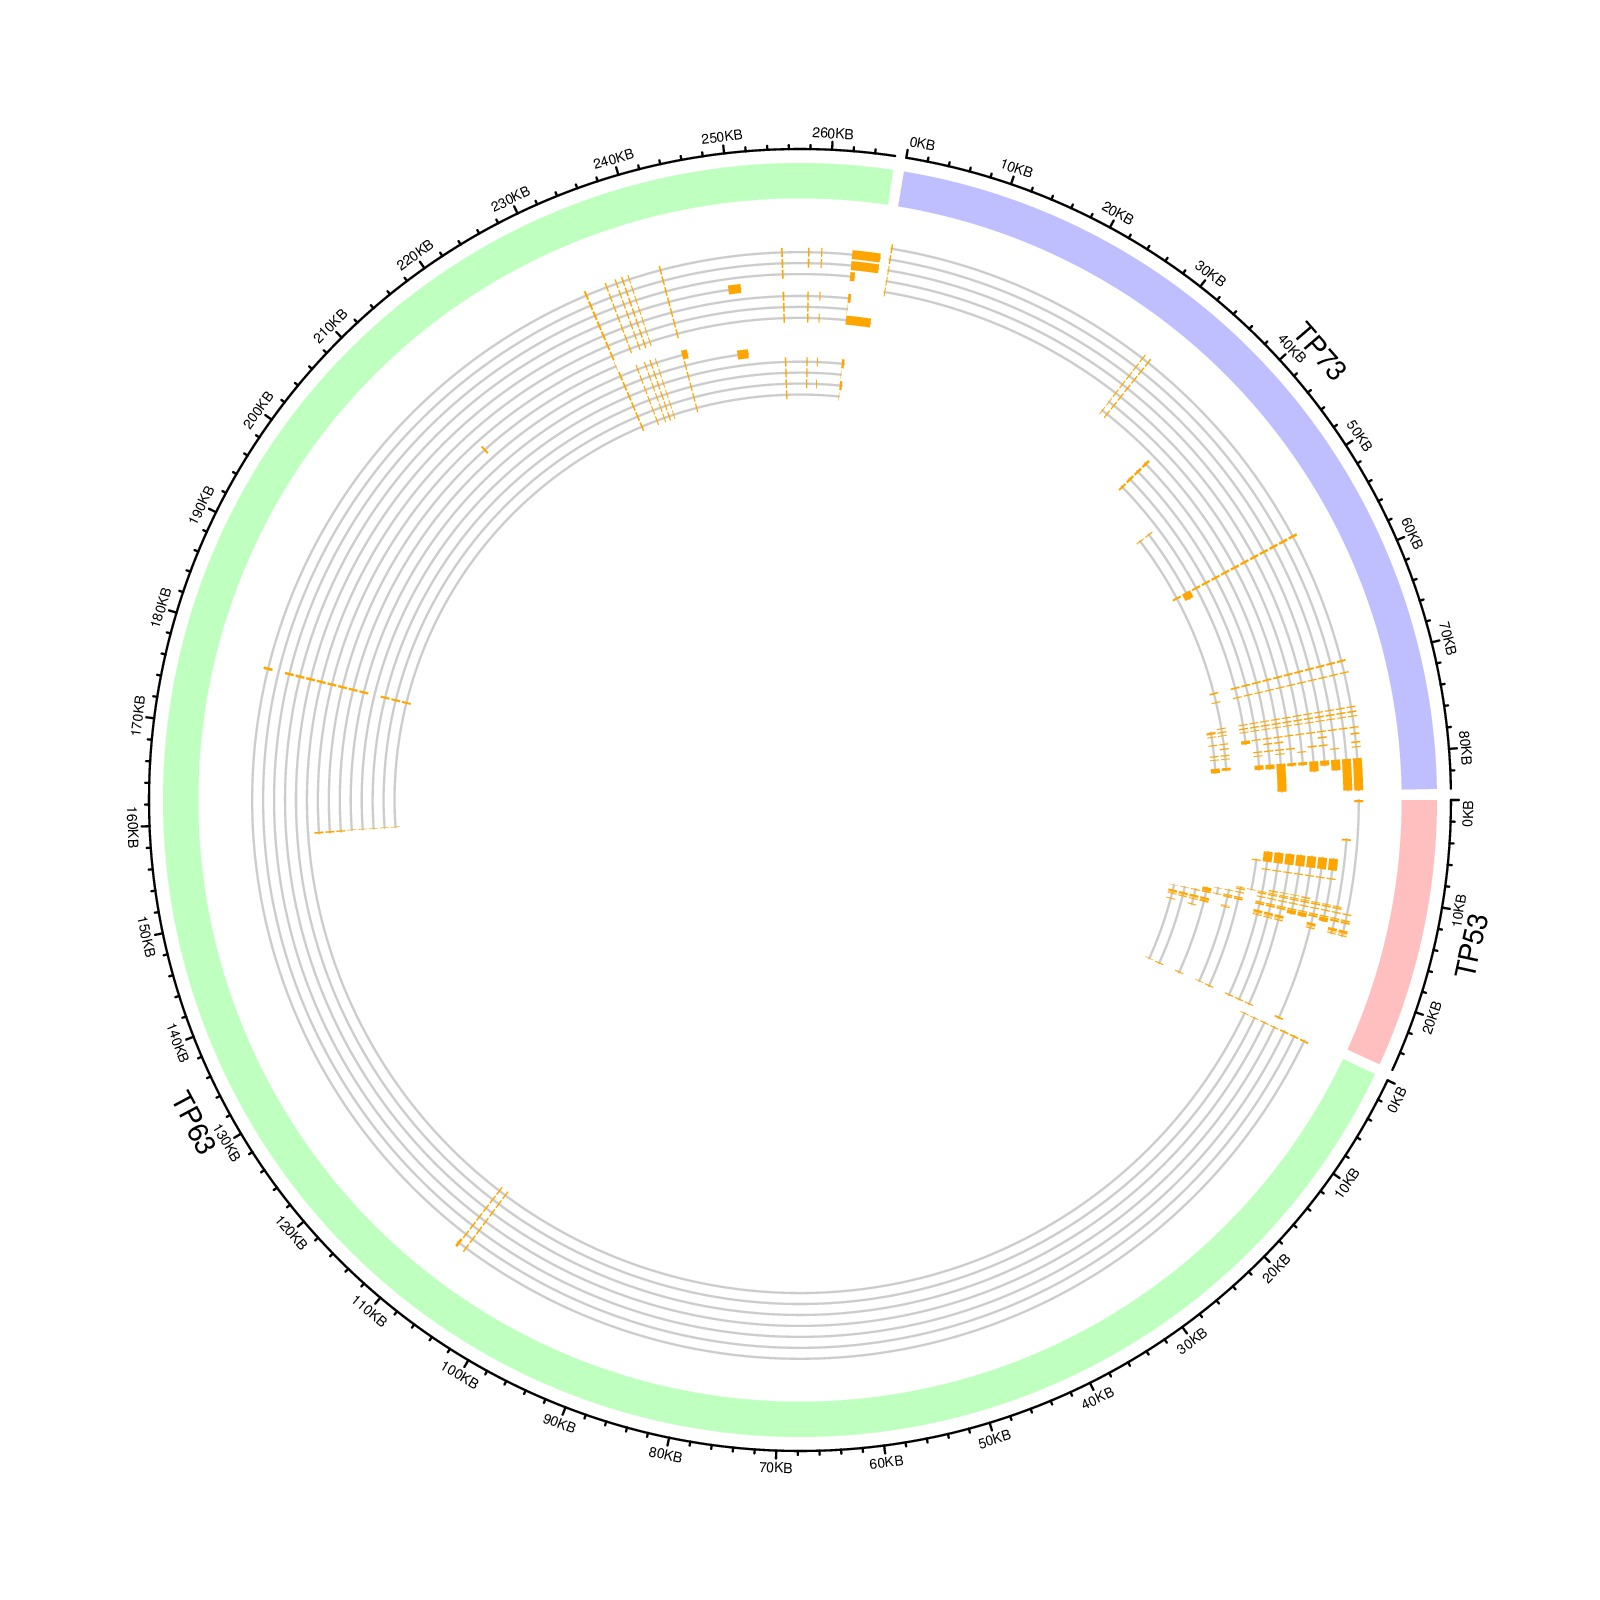

This chart was generated by the following R code:

library(circlize)

load(paste0(system.file(package = "circlize"), "/extdata/tp_family.RData"))
df = data.frame(gene = names(tp_family),
                start = sapply(tp_family, function(x) min(unlist(x))),
                end = sapply(tp_family, function(x) max(unlist(x))))

circos.genomicInitialize(df)
circos.genomicTrackPlotRegion(ylim = c(0, 1), 
    bg.col = c("#FF000040", "#00FF0040", "#0000FF40"), 
    bg.border = NA, track.height = 0.05)
	
n = max(sapply(tp_family, length))
circos.genomicTrackPlotRegion(ylim = c(0.5, n + 0.5), 
    panel.fun = function(region, value, ...) {
        gn = get.cell.meta.data("sector.index")
        tr = tp_family[[gn]]  # all transcripts for this gene
        for(i in seq_along(tr)) {
            # for each transcript
            current_tr_start = min(tr[[i]]$start)
            current_tr_end = max(tr[[i]]$end)
            circos.lines(c(current_tr_start, current_tr_end), 
                c(n - i, n - i), col = "#CCCCCC")
            circos.genomicRect(tr[[i]], ytop = n - i + 0.4, 
                ybottom = n - i - 0.4, col = "orange", border = NA)
        }
}, bg.border = NA, track.height = 0.3)
circos.clear()
